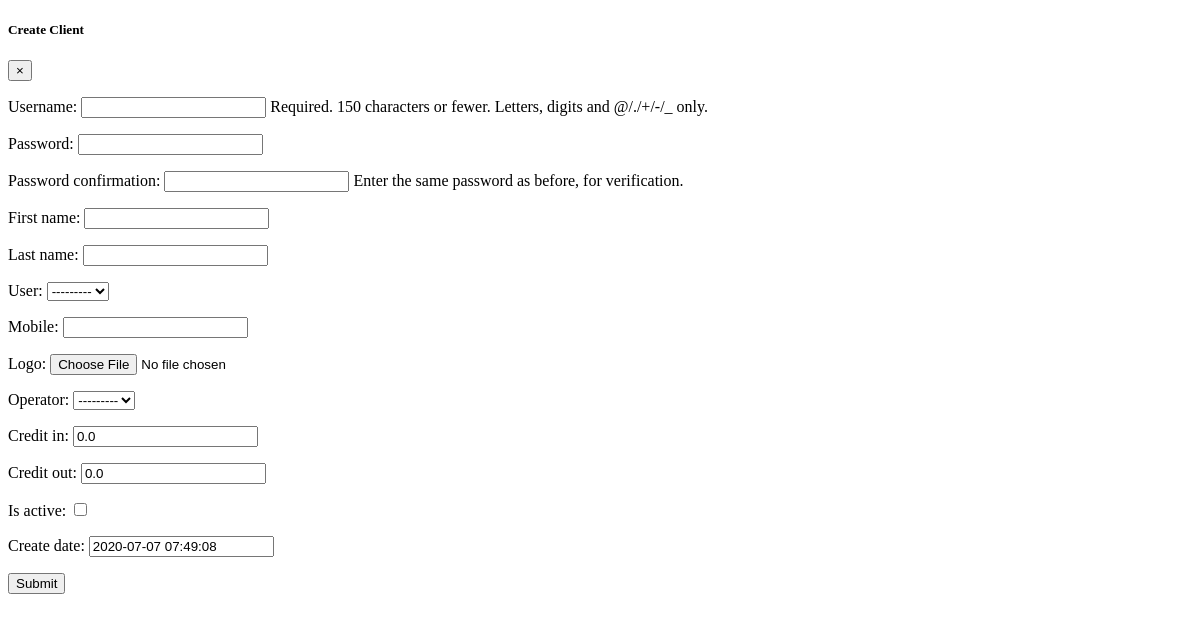
The app's page /clients, older data.
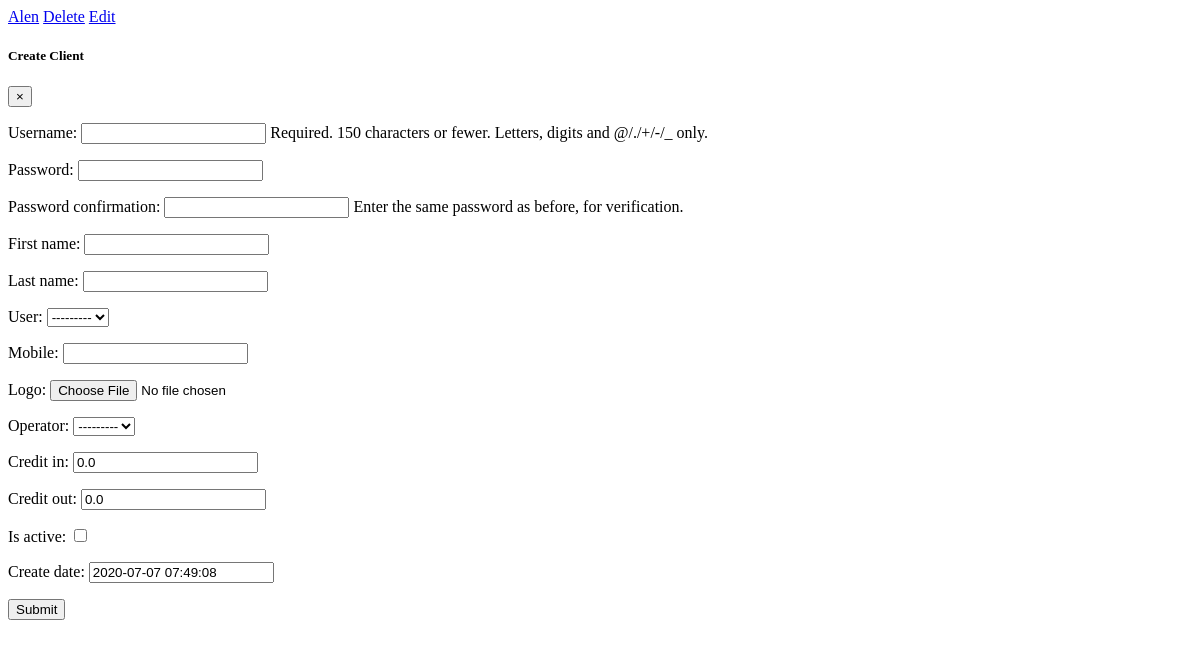
The same page, newer data.
### smsapp/models.py (models this page shows)
class Client(models.Model):
    user=models.OneToOneField(User,on_delete=models.CASCADE)
    mobile = models.CharField(max_length=20,blank=True, null=True)
    logo = models.FileField(upload_to='media/logos',blank=True, null=True)
    operator = models.ForeignKey(Operator, on_delete=models.CASCADE, null=True, blank=True)
    credit_in = models.FloatField(null=True, blank=True, default=0.0)
    credit_out = models.FloatField(null=True, blank=True, default=0.0)
    is_active = models.BooleanField(default=False)
    create_date = models.DateTimeField(default=datetime.now, blank=True)
    def __str__(self):
        return self.user.first_name

### smsapp/views.py (the view, shortened to what this page needs)
# urls.py: path('clients', ClientView.as_view(), name='clients'),
class ClientView(TemplateView):
    template_name = 'smsapp/clients.html'
    def get_context_data(self, **kwargs):
        context = super(ClientView, self).get_context_data(**kwargs)
        client_objects = Client.objects.all()
        clientform = ClientForm
        userform = UsercreateForm
        context['clients'] = client_objects
        context['clientform'] = clientform
        context['userform'] = userform
        return context

### smsapp/models.py (called while the page is built)
    def __str__(self):
        return self.name

### smsapp/templates/smsapp/clients.html (shortened to what this page needs)
<!DOCTYPE html>
<html lang="en">
<head>
</head>
<body>
<a>
    {% for client in clients %}
    <a href="{% url 'clientprofile' client.id %}"<li>{{client}}</li></a>
    <a href="{% url 'deleteuser' client.id %}">Delete</a>
    <a href="{% url 'edituser' client.id %}">Edit</a>
    <br>
    {% endfor %}
<div class="modal fade" id="add_Modal" tabindex="-1" role="dialog" aria-labelledby="exampleModalLabel" aria-hidden="true">
        <div class="modal-dialog " role="document">
          <div class="modal-content">
            <div class="modal-header bg-danger">
              <h5 class="modal-title text-white" id="exampleModalLabel">Create Client</h5>
              <button type="button" class="close text-white" data-dismiss="modal" aria-label="Close">
                <span aria-hidden="true">&times;</span>
              </button>
            </div>
           <form action="{% url 'clients' %}" method="POST" enctype="multipart/form-data">
                {{ userform.as_p }}
                {{ clientform.as_p }}
               <button type="submit">Submit</button>
            </form>
          </div>
        </div>
      </div>
</body>
</html>

Row changes from the older to the newer data that the page shows:
added Client: user.first_name "Alen"
